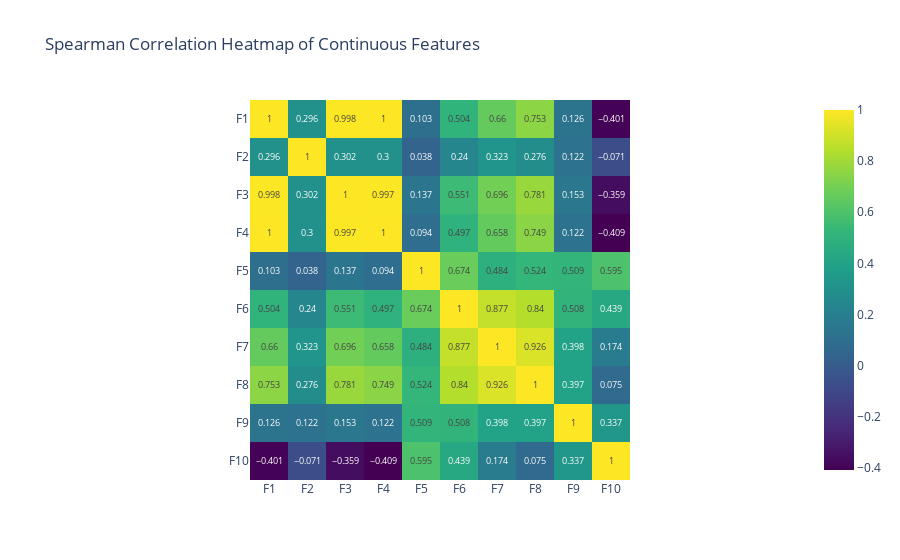

The notebook cell this image was saved under:
### Code cell
# correlation heatmap
spearman_correlation_matrix = eda.correlations(sample_df, type="spearman", printout="heatmap")

### Figure 1 — Plotly figure (JSON) as saved in the notebook; plotly's stock layout.template omitted (floating-point values rounded to 4 significant figures)
{"data": [{"coloraxis": "coloraxis", "hovertemplate": "x: %{x}<br>y: %{y}<br>color: %{z}<extra></extra>", "name": "0", "texttemplate": "%{z}", "type": "heatmap", "x": ["F1", "F2", "F3", "F4", "F5", "F6", "F7", "F8", "F9", "F10"], "xaxis": "x", "y": ["F1", "F2", "F3", "F4", "F5", "F6", "F7", "F8", "F9", "F10"], "yaxis": "y", "z": [[1, 0.296, 0.998, 1, 0.103, 0.504, 0.66, 0.753, 0.126, -0.401], [0.296, 1, 0.302, 0.3, 0.038, 0.24, 0.323, 0.276, 0.122, -0.071], [0.998, 0.302, 1, 0.997, 0.137, 0.551, 0.696, 0.781, 0.153, -0.359], [1, 0.3, 0.997, 1, 0.094, 0.497, 0.658, 0.749, 0.122, -0.409], [0.103, 0.038, 0.137, 0.094, 1, 0.674, 0.484, 0.524, 0.509, 0.595], [0.504, 0.24, 0.551, 0.497, 0.674, 1, 0.877, 0.84, 0.508, 0.439], [0.66, 0.323, 0.696, 0.658, 0.484, 0.877, 1, 0.926, 0.398, 0.174], [0.753, 0.276, 0.781, 0.749, 0.524, 0.84, 0.926, 1, 0.397, 0.075], [0.126, 0.122, 0.153, 0.122, 0.509, 0.508, 0.398, 0.397, 1, 0.337], [-0.401, -0.071, -0.359, -0.409, 0.595, 0.439, 0.174, 0.075, 0.337, 1]]}], "layout": {"coloraxis": {"colorscale": [[0, "#440154"], [0.1111, "#482878"], [0.2222, "#3e4989"], [0.3333, "#31688e"], [0.4444, "#26828e"], [0.5556, "#1f9e89"], [0.6667, "#35b779"], [0.7778, "#6ece58"], [0.8889, "#b5de2b"], [1, "#fde725"]]}, "title": {"text": "Spearman Correlation Heatmap of Continuous Features"}, "xaxis": {"anchor": "y", "constrain": "domain", "domain": [0, 1], "scaleanchor": "y"}, "yaxis": {"anchor": "x", "autorange": "reversed", "constrain": "domain", "domain": [0, 1]}}}
